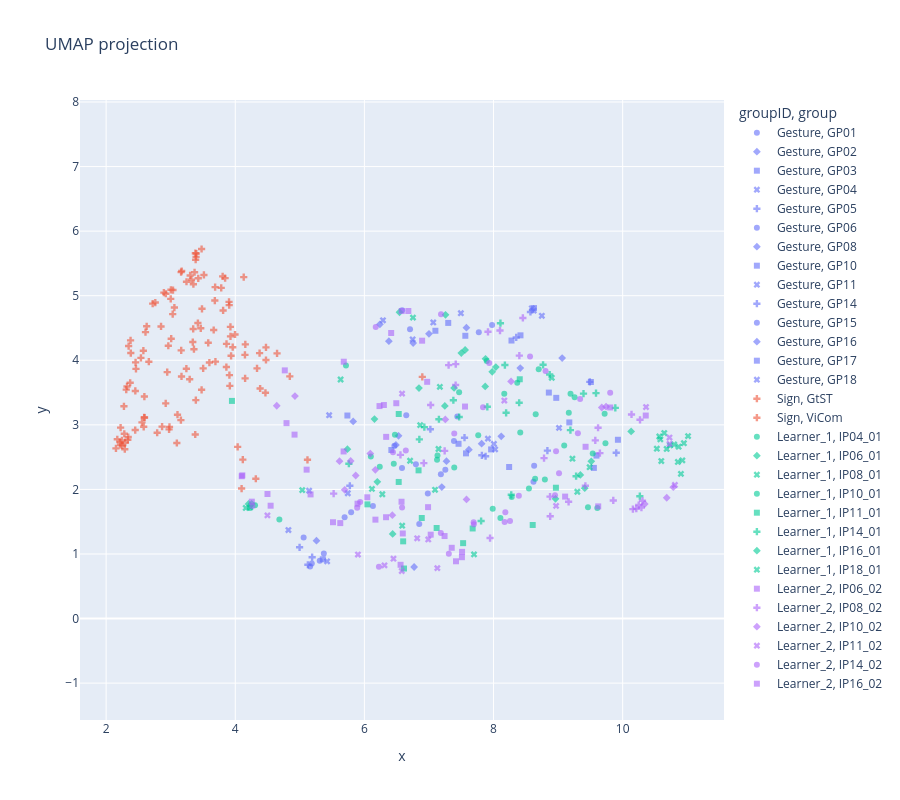

The notebook cell this image was saved under:
### Markdown cell above
## 6 UMAP (visual purpose only)

### Code cell
import plotly.express as px, pandas as pd, umap
from sklearn.preprocessing import StandardScaler

feat_df = features_df_clean.copy()

meta_cols = ['fileID', 'group', 'concept', 'groupID']        # add meta columns
meta_cols = [c for c in meta_cols if c in feat_df.columns]

num = feat_df.select_dtypes('number')
num = num.loc[:, num.isna().mean() < 0.5]         # keep cols <50% NaN

keep = num.dropna().index                          
num  = num.loc[keep]
meta = feat_df.loc[keep, meta_cols]              

scaled   = StandardScaler().fit_transform(num)
embedding = umap.UMAP(random_state=42).fit_transform(scaled)

plot_df = pd.DataFrame(embedding, columns=['x', 'y'], index=keep)
plot_df = pd.concat([plot_df, meta], axis=1)       # aligned by index, not by position

fig = px.scatter(plot_df, x='x', y='y',
                 color='groupID' if 'groupID' not in plot_df else 'groupID',
                 symbol='group', hover_name='concept',
                 title='UMAP projection', opacity=0.6)
fig.update_layout(width=900, height=800, yaxis=dict(scaleanchor='x', scaleratio=1))
fig.show()

### Figure 1 — Plotly figure (JSON) as saved in the notebook; plotly's stock layout.template omitted (floating-point values rounded to 4 significant figures)
{"data": [{"hovertemplate": "<b>%{hovertext}</b><br><br>groupID=Gesture<br>group=GP01<br>x=%{x}<br>y=%{y}<extra></extra>", "hovertext": ["ANSTECKEN", "BLITZ", "DRECK", "INSEL", "KLOPFEN", "RUFEN", "SCHOKOLADE", "STAUBSAUGEN", "WENIG"], "legendgroup": "Gesture, GP01", "marker": {"color": "#636efa", "opacity": 0.6, "symbol": "circle"}, "mode": "markers", "name": "Gesture, GP01", "orientation": "v", "showlegend": true, "type": "scatter", "x": [5.694, 6.707, 5.372, 5.059, 6.982, 5.795, 6.132, 6.584, 7.253], "xaxis": "x", "y": [1.569, 4.48, 1.007, 1.253, 1.935, 1.647, 1.743, 4.774, 2.305], "yaxis": "y"}, {"hovertemplate": "<b>%{hovertext}</b><br><br>groupID=Gesture<br>group=GP02<br>x=%{x}<br>y=%{y}<extra></extra>", "hovertext": ["ABLEHNEN", "GITARRE", "PARKEN", "RUDERN", "STAUB WISCHEN", "ZIMMER"], "legendgroup": "Gesture, GP02", "marker": {"color": "#636efa", "opacity": 0.6, "symbol": "diamond"}, "mode": "markers", "name": "Gesture, GP02", "orientation": "v", "showlegend": true, "type": "scatter", "x": [6.755, 6.379, 6.529, 6.24, 7.0, 8.414], "xaxis": "x", "y": [4.266, 4.296, 2.83, 4.557, 4.41, 3.878], "yaxis": "y"}, {"hovertemplate": "<b>%{hovertext}</b><br><br>groupID=Gesture<br>group=GP03<br>x=%{x}<br>y=%{y}<extra></extra>", "hovertext": ["ALT", "EICHHOERNCHEN", "FALTEN", "KOENIG", "KOKOSNUSS", "PAPIER"], "legendgroup": "Gesture, GP03", "marker": {"color": "#636efa", "opacity": 0.6, "symbol": "square"}, "mode": "markers", "name": "Gesture, GP03", "orientation": "v", "showlegend": true, "type": "scatter", "x": [6.418, 5.356, 7.563, 8.417, 8.972, 7.1], "xaxis": "x", "y": [2.61, 0.9184, 4.379, 4.386, 3.418, 4.457], "yaxis": "y"}, {"hovertemplate": "<b>%{hovertext}</b><br><br>groupID=Gesture<br>group=GP04<br>x=%{x}<br>y=%{y}<extra></extra>", "hovertext": ["BEZAHLEN", "OHRFEIGEN", "VORSCHLAGEN", "ZIEHEN"], "legendgroup": "Gesture, GP04", "marker": {"color": "#636efa", "opacity": 0.6, "symbol": "x"}, "mode": "markers", "name": "Gesture, GP04", "orientation": "v", "showlegend": true, "type": "scatter", "x": [6.747, 7.494, 5.422, 5.144], "xaxis": "x", "y": [4.324, 4.729, 0.886, 1.98], "yaxis": "y"}, {"hovertemplate": "<b>%{hovertext}</b><br><br>groupID=Gesture<br>group=GP05<br>x=%{x}<br>y=%{y}<extra></extra>", "hovertext": ["BESCHEID GEBEN", "FALTEN", "GESCHICHTE", "GOTT", "HEMD", "PILZ", "TASCHENRECHNER", "UNIVERSITAET"], "legendgroup": "Gesture, GP05", "marker": {"color": "#636efa", "opacity": 0.6, "symbol": "cross"}, "mode": "markers", "name": "Gesture, GP05", "orientation": "v", "showlegend": true, "type": "scatter", "x": [5.191, 5.774, 4.996, 9.491, 8.352, 8.834, 7.551, 5.125], "xaxis": "x", "y": [0.9498, 2.057, 1.104, 3.665, 4.354, 2.6, 2.801, 0.833], "yaxis": "y"}, {"hovertemplate": "<b>%{hovertext}</b><br><br>groupID=Gesture<br>group=GP06<br>x=%{x}<br>y=%{y}<extra></extra>", "hovertext": ["AUSZIEHEN", "GREIFEN", "KENNEN", "MITGLEID", "UNIVERSITAET", "WOHNEN"], "legendgroup": "Gesture, GP06", "marker": {"color": "#636efa", "opacity": 0.6, "symbol": "circle"}, "mode": "markers", "name": "Gesture, GP06", "orientation": "v", "showlegend": true, "type": "scatter", "x": [7.772, 7.387, 5.16, 5.308, 7.978, 5.185], "xaxis": "x", "y": [4.434, 2.751, 0.8063, 0.8935, 4.548, 0.851], "yaxis": "y"}, {"hovertemplate": "<b>%{hovertext}</b><br><br>groupID=Gesture<br>group=GP08<br>x=%{x}<br>y=%{y}<extra></extra>", "hovertext": ["ENTSCHULDIGEN", "HUMMER", "RING", "SEKT", "VIEL"], "legendgroup": "Gesture, GP08", "marker": {"color": "#636efa", "opacity": 0.6, "symbol": "diamond"}, "mode": "markers", "name": "Gesture, GP08", "orientation": "v", "showlegend": true, "type": "scatter", "x": [6.77, 6.488, 7.618, 5.826, 9.063], "xaxis": "x", "y": [0.7982, 2.689, 2.616, 3.054, 4.034], "yaxis": "y"}, {"hovertemplate": "<b>%{hovertext}</b><br><br>groupID=Gesture<br>group=GP10<br>x=%{x}<br>y=%{y}<extra></extra>", "hovertext": ["GITARRE", "KRAWATTE", "LOEWE", "MAEDCHEN", "MESSEN", "MILCH", "RASSEL", "WINDRAD"], "legendgroup": "Gesture, GP10", "marker": {"color": "#636efa", "opacity": 0.6, "symbol": "square"}, "mode": "markers", "name": "Gesture, GP10", "orientation": "v", "showlegend": true, "type": "scatter", "x": [7.963, 9.594, 9.507, 8.857, 8.627, 9.926, 9.554, 7.298], "xaxis": "x", "y": [2.62, 2.524, 3.664, 3.5, 4.808, 2.769, 2.333, 4.579], "yaxis": "y"}, {"hovertemplate": "<b>%{hovertext}</b><br><br>groupID=Gesture<br>group=GP11<br>x=%{x}<br>y=%{y}<extra></extra>", "hovertext": ["ABEND", "ADLER", "DRECK", "FANGEN", "NONNE", "WINDRAD", "WINKEN"], "legendgroup": "Gesture, GP11", "marker": {"color": "#636efa", "opacity": 0.6, "symbol": "x"}, "mode": "markers", "name": "Gesture, GP11", "orientation": "v", "showlegend": true, "type": "scatter", "x": [8.593, 8.748, 5.454, 5.743, 7.067, 6.288, 9.014], "xaxis": "x", "y": [4.805, 4.689, 3.149, 1.94, 4.586, 4.62, 2.953], "yaxis": "y"}, {"hovertemplate": "<b>%{hovertext}</b><br><br>groupID=Gesture<br>group=GP14<br>x=%{x}<br>y=%{y}<extra></extra>", "hovertext": ["HOTEL", "ROLLEN", "SCHLAFEN", "TASCHENRECHNER", "UNTERSTUETZEN"], "legendgroup": "Gesture, GP14", "marker": {"color": "#636efa", "opacity": 0.6, "symbol": "cross"}, "mode": "markers", "name": "Gesture, GP14", "orientation": "v", "showlegend": true, "type": "scatter", "x": [8.571, 7.82, 9.901, 7.877, 7.022], "xaxis": "x", "y": [4.748, 2.528, 2.567, 2.514, 2.932], "yaxis": "y"}, {"hovertemplate": "<b>%{hovertext}</b><br><br>groupID=Gesture<br>group=GP15<br>x=%{x}<br>y=%{y}<extra></extra>", "hovertext": ["ANFANG", "AVOCADO", "BLITZ", "DRECK", "HALSKETTE", "RASIEREN", "RAUCHEN", "SEKT", "VORHANG"], "legendgroup": "Gesture, GP15", "marker": {"color": "#636efa", "opacity": 0.6, "symbol": "circle"}, "mode": "markers", "name": "Gesture, GP15", "orientation": "v", "showlegend": true, "type": "scatter", "x": [8.629, 7.185, 7.439, 8.619, 6.798, 6.464, 6.85, 6.582, 6.648], "xaxis": "x", "y": [2.368, 2.233, 3.13, 2.118, 2.388, 2.675, 1.464, 2.333, 3.15], "yaxis": "y"}, {"hovertemplate": "<b>%{hovertext}</b><br><br>groupID=Gesture<br>group=GP16<br>x=%{x}<br>y=%{y}<extra></extra>", "hovertext": ["FEUERZEUG", "HUMMER", "HUSTEN", "NASHORN", "SCHRECKLICH", "WASSERTROPFEN"], "legendgroup": "Gesture, GP16", "marker": {"color": "#636efa", "opacity": 0.6, "symbol": "diamond"}, "mode": "markers", "name": "Gesture, GP16", "orientation": "v", "showlegend": true, "type": "scatter", "x": [7.199, 5.258, 8.12, 7.816, 7.271, 7.58], "xaxis": "x", "y": [2.037, 1.206, 2.822, 2.709, 2.437, 4.505], "yaxis": "y"}, {"hovertemplate": "<b>%{hovertext}</b><br><br>groupID=Gesture<br>group=GP17<br>x=%{x}<br>y=%{y}<extra></extra>", "hovertext": ["ARGUMENTIEREN", "BEOBACHTEN", "DOLMETSCHEN", "EGAL", "URLAUB", "ZUSAMMENSTOSSEN"], "legendgroup": "Gesture, GP17", "marker": {"color": "#636efa", "opacity": 0.6, "symbol": "square"}, "mode": "markers", "name": "Gesture, GP17", "orientation": "v", "showlegend": true, "type": "scatter", "x": [5.737, 9.174, 8.242, 7.573, 7.458, 8.278], "xaxis": "x", "y": [3.144, 3.037, 2.347, 2.558, 2.706, 4.306], "yaxis": "y"}, {"hovertemplate": "<b>%{hovertext}</b><br><br>groupID=Gesture<br>group=GP18<br>x=%{x}<br>y=%{y}<extra></extra>", "hovertext": ["BRUECKE", "EISCREME", "HEBEN", "INSTAGRAM", "WASSERSCHILDKROETE"], "legendgroup": "Gesture, GP18", "marker": {"color": "#636efa", "opacity": 0.6, "symbol": "x"}, "mode": "markers", "name": "Gesture, GP18", "orientation": "v", "showlegend": true, "type": "scatter", "x": [8.006, 8.025, 8.622, 4.823, 7.914], "xaxis": "x", "y": [2.705, 2.619, 4.77, 1.371, 2.786], "yaxis": "y"}, {"hovertemplate": "<b>%{hovertext}</b><br><br>groupID=Sign<br>group=GtST<br>x=%{x}<br>y=%{y}<extra></extra>", "hovertext": ["BIRD", "CALCULATOR", "CURIOUS", "DEVIL", "DRINKINGWATER", "FENCE", "FIRE", "LAPTOP", "LETTER", "MASSAGE", "MOBILE-PHONE", "MOSQUITO", "NO-MATTER", "PHONE-CALL", "PIANO", "SAW", "SAXOPHONE", "SCARF", "SOAP", "SPOON", "SUPERMARKET", "TABLE-TENNIS", "TEA", "TENNIS", "TO-ARGUE", "TO-COMB", "TO-DRAW", "TO-EAT", "TO-ERASE", "TO-HEAR", "TO-IRON", "TO-LIVE", "TO-MOVE", "TO-OBSERVE", "TO-PLUCK", "TO-RUN", "TO-SEW", "TO-SLEEP", "TO-SMOKE", "TO-TURN-OFF", "TO-WAIT", "VIDEOGAME", "WAR", "WHEELCHAIR", "WINE"], "legendgroup": "Sign, GtST", "marker": {"color": "#EF553B", "opacity": 0.6, "symbol": "cross"}, "mode": "markers", "name": "Sign, GtST", "orientation": "v", "showlegend": true, "type": "scatter", "x": [2.555, 2.582, 2.336, 2.589, 2.276, 2.946, 2.867, 2.981, 2.373, 2.923, 2.312, 2.323, 2.452, 2.173, 2.61, 3.105, 2.661, 2.462, 2.791, 2.281, 3.38, 3.095, 2.22, 2.456, 2.577, 2.152, 2.451, 2.245, 2.975, 2.25, 2.342, 2.223, 2.628, 2.289, 2.349, 4.098, 3.158, 2.595, 2.296, 2.382, 4.117, 2.592, 3.389, 4.318, 2.224], "xaxis": "x", "y": [3.039, 2.97, 2.77, 3.115, 3.288, 3.817, 2.973, 2.969, 3.652, 3.333, 3.546, 3.594, 3.525, 2.777, 4.436, 3.157, 3.978, 3.867, 2.877, 2.862, 2.851, 2.719, 2.726, 3.967, 4.148, 2.635, 2.919, 2.758, 2.929, 2.679, 2.812, 2.689, 4.527, 2.623, 4.22, 2.013, 3.073, 3.114, 2.723, 4.112, 2.462, 3.438, 3.382, 2.165, 2.958], "yaxis": "y"}, {"hovertemplate": "<b>%{hovertext}</b><br><br>groupID=Sign<br>group=ViCom<br>x=%{x}<br>y=%{y}<extra></extra>", "hovertext": ["CALCULATOR", "TO-WASH-FACE", "DAUGHTER", "DRESS", "FRAUD", "HAIR", "HOBBIES", "ID-CARD", "LAPTOP", "BUTTERFLY", "LETTER", "MONTH", "NOSE", "PYRAMID", "SCREWDRIVER", "SHEEP", "SPIDER", "STORE", "STUDENT", "TO-ADVISE", "TO-ANNOY", "COAT", "TO-CLAP", "TO-LIFT", "TO-LIVE", "TO-ORGANIZE", "TO-PAY", "TO-PLAY-CARDS", "F", "TO-SAY", "TO-SUMMARIZE", "WAR", "WEEK", "WINE", "CURIOUS", "EGG", "FENCE", "FIRE", "HOT", "MAGAZINE", "MASSAGE", "MOSQUITO", "PILOT", "SAXOPHONE", "SNAKE", "SOCKS", "TABLE-TENNIS", "TEA", "TENNIS", "TIME", "TO-CRY", "TO-DIE", "TO-DRAW", "TO-DRINK", "BEARD", "TO-EAT", "TO-INVITE", "TO-PICK-UP", "TO-PROPOSE", "BEER", "TO-REJECT", "TO-SEW", "TO-SIT", "TO-STEAL", "TO-TEAR", "TO-TURN-OFF", "TO-WAIT", "TO-WASH-BODY", "BILLIARD", "VIDEOGAME", "A-LOT", "APPLE", "ARCHITECTURE", "AUNT", "LIGHTNING", "BIRD"], "legendgroup": "Sign, ViCom", "marker": {"color": "#EF553B", "opacity": 0.6, "symbol": "cross"}, "mode": "markers", "name": "Sign, ViCom", "orientation": "v", "showlegend": true, "type": "scatter", "x": [6.897, 4.476, 3.906, 3.057, 4.337, 3.387, 4.156, 3.302, 3.812, 3.684, 3.996, 3.351, 3.393, 3.163, 2.379, 3.865, 4.468, 3.693, 3.243, 3.926, 3.36, 3.342, 3.167, 3.031, 3.397, 4.15, 3.961, 3.916, 3.37, 3.001, 3.008, 3.935, 2.894, 3.161, 3.382, 3.003, 4.647, 3.599, 3.245, 3.479, 3.581, 4.153, 3.862, 3.466, 5.119, 3.666, 3.903, 4.037, 2.539, 4.845, 3.503, 3.688, 3.805, 3.32, 3.479, 3.17, 4.377, 3.783, 2.85, 2.721, 3.485, 3.294, 3.843, 2.925, 2.963, 2.761, 3.427, 3.925, 4.385, 4.476, 4.131, 3.515, 3.421, 3.909, 3.035, 3.349], "xaxis": "x", "y": [3.743, 4.004, 4.854, 4.817, 3.874, 5.557, 4.247, 5.314, 4.772, 4.925, 4.399, 5.179, 5.602, 4.154, 4.308, 4.254, 3.496, 3.979, 3.869, 4.37, 4.172, 4.282, 3.749, 4.715, 5.653, 4.083, 4.203, 3.603, 5.363, 4.951, 4.334, 4.07, 5.048, 5.366, 5.658, 5.092, 4.107, 3.965, 5.216, 3.543, 4.271, 3.72, 3.895, 4.495, 2.458, 4.469, 4.905, 2.659, 4.037, 3.75, 3.875, 5.133, 5.299, 5.247, 5.724, 5.383, 4.111, 5.121, 4.524, 4.878, 4.798, 3.707, 5.273, 5.03, 4.225, 4.894, 5.27, 4.517, 3.563, 4.199, 5.287, 5.322, 4.576, 3.77, 5.088, 4.485], "yaxis": "y"}, {"hovertemplate": "<b>%{hovertext}</b><br><br>groupID=Learner_1<br>group=IP04_01<br>x=%{x}<br>y=%{y}<extra></extra>", "hovertext": ["BEOBACHTEN", "BODEN", "BRIEF", "BUCH", "BUEGELN", "GEBURT", "HAENDE", "HAMMER", "HUEGEL", "KARTEN", "KRIEG", "SANDWICH", "SCHAL", "SOCKEN", "STECKER", "STINKEN", "VOGEL", "WENIG"], "legendgroup": "Learner_1, IP04_01", "marker": {"color": "#00cc96", "opacity": 0.6, "symbol": "circle"}, "mode": "markers", "name": "Learner_1, IP04_01", "orientation": "v", "showlegend": true, "type": "scatter", "x": [8.644, 7.763, 8.653, 9.166, 5.715, 6.238, 8.367, 4.683, 8.167, 8.414, 9.733, 9.536, 9.256, 6.473, 8.106, 8.548, 9.192, 7.392], "xaxis": "x", "y": [2.164, 2.84, 3.163, 3.186, 3.919, 2.351, 3.653, 1.535, 3.481, 2.882, 2.714, 2.557, 3.426, 2.848, 1.559, 2.014, 3.48, 2.34], "yaxis": "y"}, {"hovertemplate": "<b>%{hovertext}</b><br><br>groupID=Learner_1<br>group=IP06_01<br>x=%{x}<br>y=%{y}<extra></extra>", "hovertext": ["ARM", "AUSSCHALTEN", "BEOBACHTEN", "FOTOGRAFIE", "MUECKE", "NASE", "TELEFONANRUF", "VERHEIRATET", "VIDEOSPIEL", "VIEL", "WEINEN", "WOHNEN", "ZEITSCHRIFT", "ZENTRAL"], "legendgroup": "Learner_1, IP06_01", "marker": {"color": "#00cc96", "opacity": 0.6, "symbol": "diamond"}, "mode": "markers", "name": "Learner_1, IP06_01", "orientation": "v", "showlegend": true, "type": "scatter", "x": [6.845, 7.246, 6.438, 10.13, 6.156, 8.96, 7.389, 7.256, 9.344, 7.501, 7.871, 9.413, 9.514, 7.56], "xaxis": "x", "y": [3.57, 3.293, 1.31, 2.899, 3.089, 1.854, 3.572, 4.703, 2.224, 4.112, 3.595, 2.02, 2.435, 4.161], "yaxis": "y"}, {"hovertemplate": "<b>%{hovertext}</b><br><br>groupID=Learner_1<br>group=IP08_01<br>x=%{x}<br>y=%{y}<extra></extra>", "hovertext": ["AUSWEIS", "BART", "EI", "HANDY", "KOMMUNIKATION", "LIPPENSTIFT AUFTRAGEN", "MILCH", "PFLUECKEN", "PILOT", "PYRAMIDE", "SCHMETTERLING", "SPINNE", "TEE", "VIDEOSPIEL", "ZEITSCHRIFT"], "legendgroup": "Learner_1, IP08_01", "marker": {"color": "#00cc96", "opacity": 0.6, "symbol": "x"}, "mode": "markers", "name": "Learner_1, IP08_01", "orientation": "v", "showlegend": true, "type": "scatter", "x": [10.9, 10.92, 10.86, 10.68, 10.87, 10.6, 10.58, 6.585, 10.73, 11.01, 10.95, 10.8, 10.64, 10.53, 10.57], "xaxis": "x", "y": [2.241, 2.449, 2.425, 2.627, 2.662, 2.439, 2.774, 1.438, 2.681, 2.826, 2.716, 2.696, 2.873, 2.631, 2.82], "yaxis": "y"}, {"hovertemplate": "<b>%{hovertext}</b><br><br>groupID=Learner_1<br>group=IP10_01<br>x=%{x}<br>y=%{y}<extra></extra>", "hovertext": ["BASKETBALL", "BIER", "BODEN", "EGAL", "GEFAENGNIS", "HAENDE", "KRIEG", "PFANNE", "SCHAL", "SCHLAFEN", "SCHLANGE", "VIDEOSPIEL", "VOGEL", "WEIN", "WOHNEN", "ZERREISSEN"], "legendgroup": "Learner_1, IP10_01", "marker": {"color": "#00cc96", "opacity": 0.6, "symbol": "circle"}, "mode": "markers", "name": "Learner_1, IP10_01", "orientation": "v", "showlegend": true, "type": "scatter", "x": [4.226, 7.132, 6.455, 8.282, 9.095, 7.467, 8.795, 4.306, 8.7, 9.721, 7.125, 7.987, 7.895, 9.607, 9.463, 6.1], "xaxis": "x", "y": [1.713, 2.523, 2.399, 1.884, 2.679, 3.504, 2.154, 1.754, 3.862, 3.173, 2.459, 1.702, 3.99, 1.712, 1.724, 2.51], "yaxis": "y"}, {"hovertemplate": "<b>%{hovertext}</b><br><br>groupID=Learner_1<br>group=IP11_01<br>x=%{x}<br>y=%{y}<extra></extra>", "hovertext": ["AUSWEIS", "BASKETBALL", "BEINE", "BODEN", "BRECHEN", "KALT", "MIXER", "MOTORRAD", "NASE", "PINGUIN", "TASCHENRECHNER", "TELEFONANRUF", "VORSCHLAGEN", "ZAUN"], "legendgroup": "Learner_1, IP11_01", "marker": {"color": "#00cc96", "opacity": 0.6, "symbol": "square"}, "mode": "markers", "name": "Learner_1, IP11_01", "orientation": "v", "showlegend": true, "type": "scatter", "x": [6.889, 6.047, 6.614, 6.531, 6.839, 8.966, 6.6, 7.677, 8.607, 7.529, 3.949, 7.119, 8.406, 6.532], "xaxis": "x", "y": [1.557, 1.769, 0.7749, 2.116, 2.295, 2.026, 1.195, 1.395, 1.449, 1.168, 3.371, 1.403, 3.706, 3.168], "yaxis": "y"}, {"hovertemplate": "<b>%{hovertext}</b><br><br>groupID=Learner_1<br>group=IP14_01<br>x=%{x}<br>y=%{y}<extra></extra>", "hovertext": ["AUGE", "BART", "BASKETBALL", "BEOBACHTEN", "BUCH", "FOTOGRAFIE", "HAARE", "KOFFER", "MIXER", "MOTORRAD", "SCHAL", "SCHLAFEN", "STERBEN", "STINKEN", "TASCHENRECHNER", "TENNIS", "TISCHTENNIS", "VIDEOSPIEL", "VIEL", "ZAUN", "ZERREISSEN"], "legendgroup": "Learner_1, IP14_01", "marker": {"color": "#00cc96", "opacity": 0.6, "symbol": "cross"}, "mode": "markers", "name": "Learner_1, IP14_01", "orientation": "v", "showlegend": true, "type": "scatter", "x": [9.279, 8.87, 5.76, 7.378, 8.195, 9.886, 9.191, 7.154, 7.468, 6.928, 9.394, 9.587, 6.851, 10.27, 8.275, 8.107, 7.808, 8.397, 8.767, 8.176, 7.904], "xaxis": "x", "y": [2.204, 3.779, 2.397, 3.381, 3.186, 3.263, 2.918, 3.087, 3.121, 2.965, 3.484, 3.491, 2.775, 1.895, 1.917, 4.574, 1.511, 3.343, 3.93, 3.926, 3.279], "yaxis": "y"}, {"hovertemplate": "<b>%{hovertext}</b><br><br>groupID=Learner_1<br>group=IP16_01<br>x=%{x}<br>y=%{y}<extra></extra>", "hovertext": ["BASKETBALL", "BRECHEN", "FEUER", "HAMMER", "HUEGEL", "KLAVIER", "SCHAL", "STERBEN"], "legendgroup": "Learner_1, IP16_01", "marker": {"color": "#00cc96", "opacity": 0.6, "symbol": "diamond"}, "mode": "markers", "name": "Learner_1, IP16_01", "orientation": "v", "showlegend": true, "type": "scatter", "x": [4.206, 7.98, 5.737, 4.254, 7.876, 6.544, 8.036, 6.2], "xaxis": "x", "y": [1.775, 3.821, 2.624, 1.777, 4.022, 4.744, 3.895, 2.118], "yaxis": "y"}, {"hovertemplate": "<b>%{hovertext}</b><br><br>groupID=Learner_1<br>group=IP18_01<br>x=%{x}<br>y=%{y}<extra></extra>", "hovertext": ["AKKORDEON", "BUEGELN", "EINLADEN", "EI", "ESSEN", "HEBEN", "JONGLIEREN", "KLAUEN", "LAPTOP", "MILCH", "SCHRAUBENZIEHER", "SEIFE", "STINKEN", "VIDEOSPIEL", "VOGEL", "WEIN", "ZERREISSEN"], "legendgroup": "Learner_1, IP18_01", "marker": {"color": "#00cc96", "opacity": 0.6, "symbol": "x"}, "mode": "markers", "name": "Learner_1, IP18_01", "orientation": "v", "showlegend": true, "type": "scatter", "x": [6.752, 5.037, 6.708, 7.698, 9.298, 7.169, 4.162, 5.632, 6.278, 4.233, 6.117, 7.094, 9.222, 9.489, 8.902, 7.148, 6.864], "xaxis": "x", "y": [4.661, 1.988, 2.444, 0.9937, 1.964, 3.588, 1.713, 3.702, 1.925, 1.723, 2.008, 1.994, 2.475, 2.344, 3.728, 2.626, 2.995], "yaxis": "y"}, {"hovertemplate": "<b>%{hovertext}</b><br><br>groupID=Learner_2<br>group=IP06_02<br>x=%{x}<br>y=%{y}<extra></extra>", "hovertext": ["AUGE", "AUSSCHALTEN", "AUSWEIS", "EI", "ESSEN", "FRAGE", "JUCKEN", "KAEMMEN", "MASSAGE", "NAEHEN", "PARTY", "PFANNE", "RAUCHEN", "SANDWICH", "SAXOPHON", "SCHAMPOO", "SCHLANGE", "SOCKEN", "STECKER", "STERBEN", "TENNIS", "TRINKWASSER", "VORSCHLAGEN", "WOHNEN", "ZAUN"], "legendgroup": "Learner_2, IP06_02", "marker": {"color": "#ab63fa", "opacity": 0.6, "symbol": "square"}, "mode": "markers", "name": "Learner_2, IP06_02", "orientation": "v", "showlegend": true, "type": "scatter", "x": [7.513, 6.595, 6.045, 7.027, 7.511, 6.335, 6.986, 7.419, 4.767, 4.499, 10.36, 4.548, 6.56, 9.426, 6.302, 9.807, 5.514, 7.559, 6.171, 5.894, 6.894, 7.353, 6.234, 7.242, 6.494], "xaxis": "x", "y": [1.033, 1.318, 1.878, 1.299, 0.95, 1.569, 1.725, 0.8871, 3.844, 1.929, 3.144, 1.747, 0.8326, 2.66, 3.307, 3.269, 1.492, 3.284, 1.532, 1.779, 4.303, 1.096, 3.29, 1.278, 3.335], "yaxis": "y"}, {"hovertemplate": "<b>%{hovertext}</b><br><br>groupID=Learner_2<br>group=IP08_02<br>x=%{x}<br>y=%{y}<extra></extra>", "hovertext": ["BEZAHLEN", "BUEGELN", "FOTOGRAFIE", "HAENDE", "HOCKEY", "KARTEN", "KLAUEN", "KLEID", "KOPIEREN", "MUECKE", "NASE", "NEUGIERIG", "PARTY", "PFANNE", "PILOT", "RASIEREN", "RAUCHEN", "ROLLSTUHL", "SCHLANGE", "SEIFE", "SOCKEN", "STERBEN", "STINKEN", "TASCHENRECHNER", "TRETEN", "TRINKWASSER", "VERHEIRATET", "WENIG", "ZEICHNEN"], "legendgroup": "Learner_2, IP08_02", "marker": {"color": "#ab63fa", "opacity": 0.6, "symbol": "cross"}, "mode": "markers", "name": "Learner_2, IP08_02", "orientation": "v", "showlegend": true, "type": "scatter", "x": [8.875, 7.914, 10.14, 7.415, 8.4, 9.576, 7.243, 8.454, 7.026, 9.619, 9.163, 9.423, 10.27, 5.524, 8.782, 9.855, 8.878, 8.1, 6.558, 7.946, 7.413, 10.16, 10.25, 9.647, 6.92, 10.31, 7.304, 10.21, 10.29], "xaxis": "x", "y": [1.888, 4.441, 3.161, 3.941, 4.072, 2.759, 2.596, 4.656, 3.306, 2.955, 1.808, 2.057, 3.078, 1.934, 2.485, 1.829, 1.584, 4.46, 2.535, 1.247, 3.616, 1.695, 1.759, 2.562, 2.408, 1.825, 3.924, 1.7, 1.719], "yaxis": "y"}, {"hovertemplate": "<b>%{hovertext}</b><br><br>groupID=Learner_2<br>group=IP10_02<br>x=%{x}<br>y=%{y}<extra></extra>", "hovertext": ["AUSWEIS", "BASKETBALL", "BILLIARD", "BRIEF", "BUCH", "DUSCHEN", "FOTOGRAFIE", "PFEFFER", "SCHAL", "SCHMETTERLING", "SEIFE", "STERBEN", "TELEFONANRUF", "UEBERRASCHT", "VOGEL", "WEINEN", "WOHNEN"], "legendgroup": "Learner_2, IP10_02", "marker": {"color": "#ab63fa", "opacity": 0.6, "symbol": "diamond"}, "mode": "markers", "name": "Learner_2, IP10_02", "orientation": "v", "showlegend": true, "type": "scatter", "x": [10.34, 5.695, 5.787, 6.092, 7.582, 10.68, 9.743, 6.17, 8.272, 4.924, 5.614, 5.866, 7.253, 6.433, 4.643, 9.677, 10.78], "xaxis": "x", "y": [1.774, 1.994, 2.44, 2.555, 1.844, 1.871, 3.282, 2.303, 3.673, 3.445, 2.438, 2.216, 3.084, 1.6, 3.296, 3.269, 2.034], "yaxis": "y"}, {"hovertemplate": "<b>%{hovertext}</b><br><br>groupID=Learner_2<br>group=IP11_02<br>x=%{x}<br>y=%{y}<extra></extra>", "hovertext": ["AUSWEIS", "BRECHEN", "FEUER", "FOTOGRAFIE", "GEFAENGNIS", "HAARE", "HAMMER", "KRIEG", "PFEFFER", "PINGUIN", "SEIFE", "UNTERTITEL", "VORHANG", "VORSCHLAGEN", "ZEICHNEN"], "legendgroup": "Learner_2, IP11_02", "marker": {"color": "#ab63fa", "opacity": 0.6, "symbol": "x"}, "mode": "markers", "name": "Learner_2, IP11_02", "orientation": "v", "showlegend": true, "type": "scatter", "x": [6.311, 6.817, 10.73, 10.73, 10.81, 6.989, 4.498, 8.969, 6.579, 6.583, 6.45, 5.9, 10.36, 8.167, 7.129], "xaxis": "x", "y": [0.8237, 1.243, 2.704, 2.804, 2.069, 1.225, 1.598, 1.745, 0.7363, 3.484, 0.9267, 0.991, 3.276, 3.377, 0.7804], "yaxis": "y"}, {"hovertemplate": "<b>%{hovertext}</b><br><br>groupID=Learner_2<br>group=IP14_02<br>x=%{x}<br>y=%{y}<extra></extra>", "hovertext": ["AFFE", "BODEN", "BRECHEN", "EI", "HAARE", "JUCKEN", "KARTEN", "KLAVIER", "KLEID", "KRANKENWAGEN", "MILCH", "MIXER", "NAEHEN", "NASE", "PINGUIN", "SANDWICH", "SAXOPHON", "SCHLANGE", "SCHMETTERLING", "SCHRAUBENZIEHER", "SEIFE", "TISCHTENNIS", "TREPPE", "VIDEOSPIEL", "WEINEN", "WEIN", "WENIG", "ZEITSCHRIFT"], "legendgroup": "Learner_2, IP14_02", "marker": {"color": "#ab63fa", "opacity": 0.6, "symbol": "circle"}, "mode": "markers", "name": "Learner_2, IP14_02", "orientation": "v", "showlegend": true, "type": "scatter", "x": [7.933, 6.443, 7.837, 7.308, 9.307, 7.694, 8.392, 6.176, 7.186, 9.806, 4.266, 8.952, 7.692, 9.014, 8.172, 9.341, 8.566, 6.584, 6.642, 5.934, 6.225, 7.184, 5.888, 8.968, 8.806, 8.256, 7.391, 8.183], "xaxis": "x", "y": [3.958, 2.574, 3.271, 1.004, 2.869, 1.461, 1.904, 4.517, 4.712, 3.496, 1.742, 1.91, 1.492, 2.249, 1.494, 3.4, 4.059, 1.719, 2.602, 1.806, 0.8027, 1.326, 1.717, 2.592, 3.836, 1.51, 2.868, 1.648], "yaxis": "y"}, {"hovertemplate": "<b>%{hovertext}</b><br><br>groupID=Learner_2<br>group=IP16_02<br>x=%{x}<br>y=%{y}<extra></extra>", "hovertext": ["AKKORDEON", "BRIEF", "BUCH", "GEBURT", "HANDY", "KARTEN", "KLATSCHEN", "KLAVIER", "KLEIDUNG", "KOERPER WASCHEN", "KOPIEREN", "MILCH", "MIXER", "NEUGIERIG", "TISCHTENNIS", "UEBERRASCHT", "UMZIEHEN", "VOGEL"], "legendgroup": "Learner_2, IP16_02", "marker": {"color": "#ab63fa", "opacity": 0.6, "symbol": "square"}, "mode": "markers", "name": "Learner_2, IP16_02", "orientation": "v", "showlegend": true, "type": "scatter", "x": [6.681, 6.972, 5.678, 5.681, 9.621, 4.918, 4.794, 6.578, 4.101, 5.105, 4.256, 4.11, 6.575, 9.109, 5.626, 5.166, 6.337, 6.414], "xaxis": "x", "y": [4.763, 3.666, 2.588, 3.978, 1.737, 2.848, 3.026, 4.762, 2.204, 2.306, 1.81, 2.217, 1.809, 1.889, 1.478, 1.923, 2.814, 4.423], "yaxis": "y"}], "layout": {"height": 800, "legend": {"title": {"text": "groupID, group"}, "tracegroupgap": 0}, "title": {"text": "UMAP projection"}, "width": 900, "xaxis": {"anchor": "y", "domain": [0, 1], "title": {"text": "x"}}, "yaxis": {"anchor": "x", "domain": [0, 1], "scaleanchor": "x", "scaleratio": 1, "title": {"text": "y"}}}}
